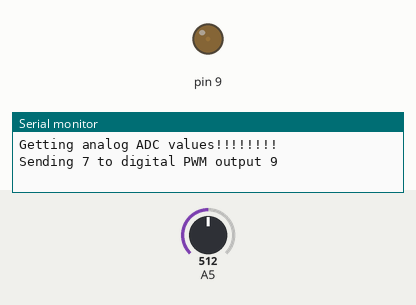
The sketch below on a simulated Arduino Uno, built with avr-gcc and run on an emulated ATmega328P. Parts: output pins drawn as LEDs (lit = HIGH), the last lines printed to the serial monitor. The inputs (shaded band) are chosen by the test bench; at power-on: A5 = 512.

Above: at 0.1 s.
At 18.1 s:
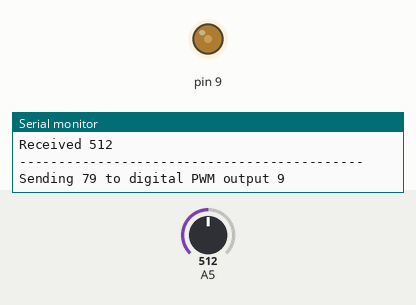
At 38.1 s:
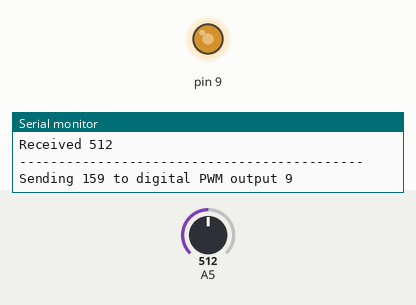
Timing chart, 0 to 39.6 s (numbered marks = the images above):
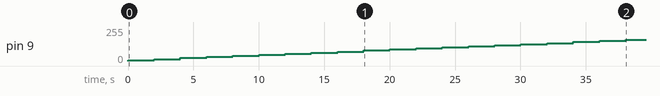

The sketch:

ADC.ino
```cpp
unsigned char histo[1024];

void setup() {
  Serial.begin(115200);
  Serial.println("Getting analog ADC values!!!!!!!!");
  TCCR1B = TCCR1B & 0b11111000 | 1; // This does voodoo magic to set the period of the PWM to 32 us
  for(int i = 0; i < 1024; i++){
    histo[i] = 0;
  }
}
// zero histogram


int value = -1;

int get_value(){
  value += 8;
  return value;
}

void printHisto(){
  for(int i = 0; i < 1024; i++){
         Serial.print(histo[i]);
         Serial.print(",");
  }
}
void loop() {

  int value = get_value();

  if(value>255){
    printHisto();
    exit(0);
  }

  // if we get this far, value is the number intended for the PWM
  Serial.print("Sending ");
  Serial.print(value);
  Serial.println(" to digital PWM output 9");
  analogWrite(9,value);
  delay(2000);
  Serial.print("Received ");
  int j = analogRead(A5);
  Serial.println(j);
  Serial.println("--------------------------------------------");
  histo[j]+=1;
}
```

Measured:
- by itself, pin 9: moves from 0/255 to 159/255 over 38.1 s
